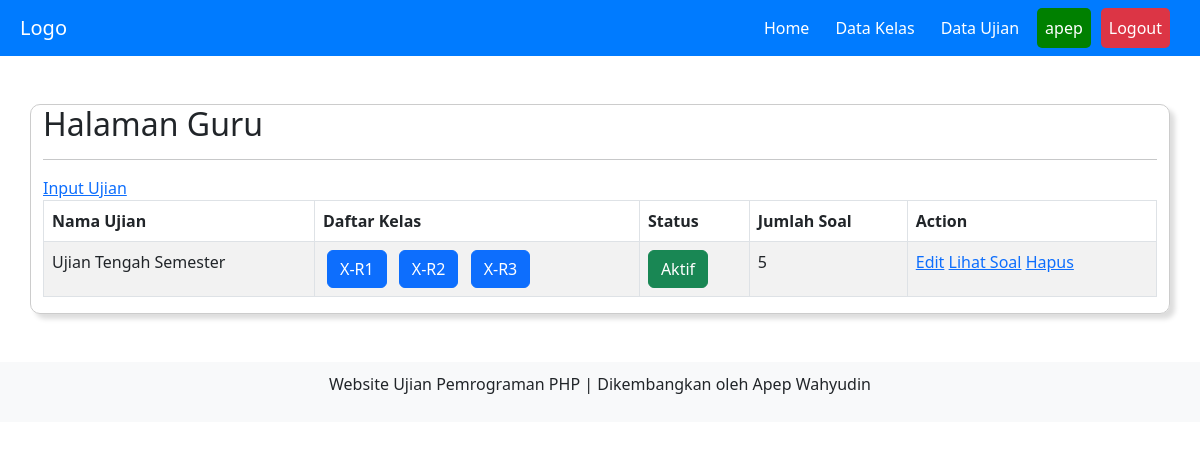
The page /guru/home.php (signed in) on the database as committed earlier.
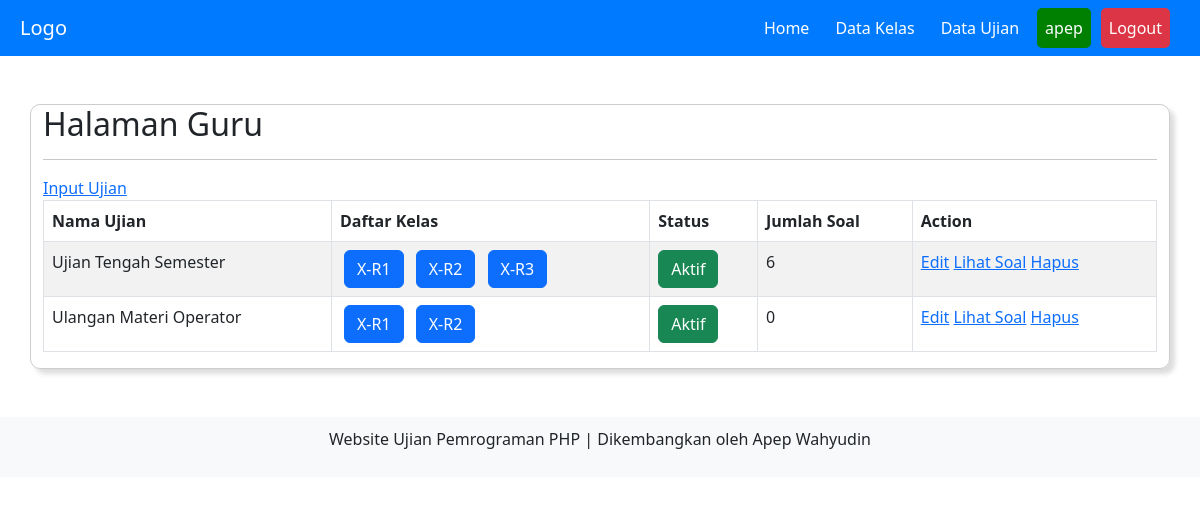
The same page on the database as committed later.
### tables this page shows
CREATE TABLE `ujian` (
  `id_ujian` int(11) NOT NULL,
  `nama_ujian` varchar(50) NOT NULL,
  `status` varchar(15) NOT NULL,
  `id_guru` int(11) NOT NULL
);

CREATE TABLE `ujian_kelas` (
  `id_ujian_kelas` int(11) NOT NULL,
  `id_ujian` int(11) NOT NULL,
  `id_kelas` int(11) NOT NULL
);

CREATE TABLE `kelas` (
  `id_kelas` int(11) NOT NULL,
  `nama_kelas` varchar(10) NOT NULL,
  `status` enum('aktif','nonaktif') NOT NULL,
  `id_guru` int(11) NOT NULL
);

### guru/ujian.php (the view)
<a href="home.php?page=input_ujian">Input Ujian</a>
<table id="myTable" class="table table-striped table-bordered" style="width:100%">
    <thead>
        <tr>
            <th>Nama Ujian</th>
            <th>Daftar Kelas</th>
            <th>Status</th>
            <th>Jumlah Soal</th>
            <th>Action</th>
        </tr>
    </thead>
    <tbody>
        <?php
        $id_guru = $_SESSION['id_guru'];
        $qry_ujian = mysqli_query($koneksi, "SELECT * FROM ujian WHERE id_guru = '$id_guru'");
        while ($data_ujian = mysqli_fetch_assoc($qry_ujian)) {
            ?>
            <tr>
                <td><?= $data_ujian['nama_ujian']; ?></td>
                <td>
                    <?php
                    $query_kelas = mysqli_query($koneksi, "SELECT ujian_kelas.id_ujian_kelas, kelas.nama_kelas, kelas.id_kelas
                                    FROM ujian_kelas
                                    INNER JOIN kelas ON ujian_kelas.id_kelas = kelas.id_kelas
                                    WHERE ujian_kelas.id_ujian = '$data_ujian[id_ujian]'
                                    ORDER BY ujian_kelas.id_kelas ASC");
                    while ($data_kelas = mysqli_fetch_assoc($query_kelas)) {
                        ?>
                        <a class="btn btn-primary mx-1" href="home.php?page=nilai&id_ujian=<?= $data_ujian["id_ujian"];?>&id_kelas=<?= $data_kelas["id_kelas"];?>"><?= $data_kelas["nama_kelas"];?></a>
                        <?php
                    }
                    ?>
                </td>
                <td>
                    <?php
                    if ($data_ujian['status'] == 'aktif') {
                        $class = 'btn-success';
                    } else {
                        $class = 'btn-warning';
                    }
                    echo "<span class='btn {$class}'>" . ucwords($data_ujian['status']) . "</span>"; ?>
                </td>
                <td>
                    <?php
                    $qry_Soal = mysqli_query($koneksi, "SELECT soal FROM soal WHERE id_ujian='$data_ujian[id_ujian]'");
                    $jmlh_soal = mysqli_num_rows($qry_Soal);
                    echo $jmlh_soal;
                    ?>
                </td>
                <td>
                    <?= "<a href='home.php?page=soal&id_ujian=" . $data_ujian['id_ujian'] . "'>Edit</a>" ?>
                    <?= "<a href='home.php?page=soal&id_ujian=" . $data_ujian['id_ujian'] . "'>Lihat Soal</a>" ?>
                    <a href="hapus_ujian.php?id_ujian=<?= $data_ujian['id_ujian']; ?>"
                        onclick="return confirm('Data ujian akan dihapus! Lanjutkan?')">Hapus</a>
                </td>
            </tr>
            <?php
        }
        ?>
    </tbody>
</table>

Rows that differ between the two databases and show on the page:
computed for ujian "Ujian Tengah Semester": jmlh_soal "5" → "6"
added ujian: nama_ujian "Ulangan Materi Operator", status "Aktif", jmlh_soal "0"
added ujian_kelas: id_kelas.nama_kelas "X-R1", shown under "Ulangan Materi Operator"
added ujian_kelas: id_kelas.nama_kelas "X-R2", shown under "Ulangan Materi Operator"
